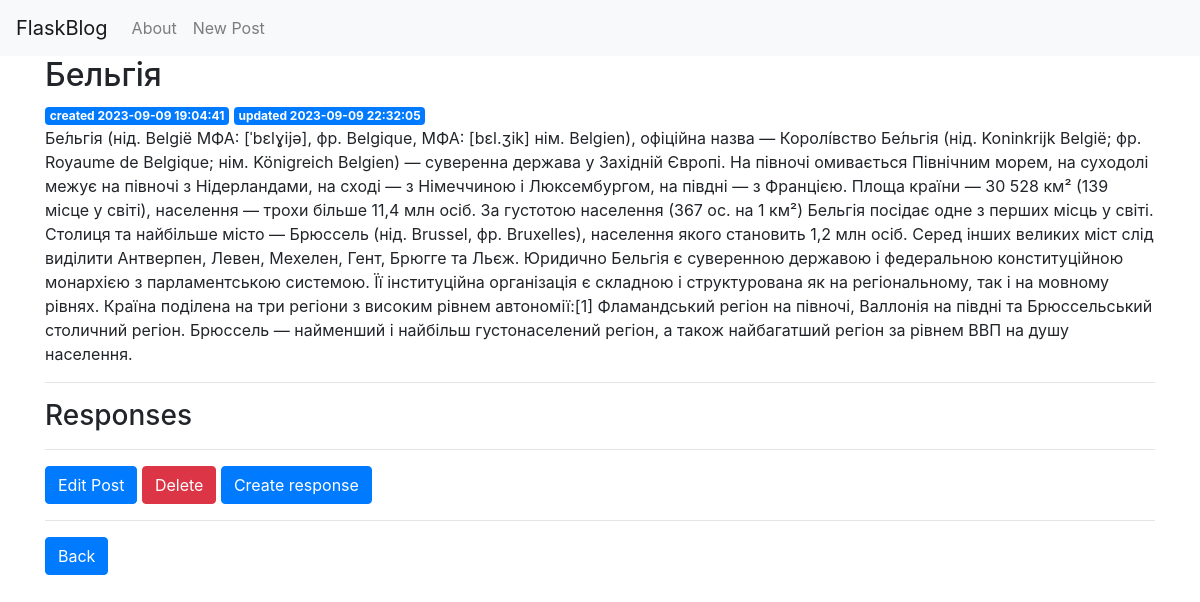
The page /5 on the database its author committed.
### tables this page shows
CREATE TABLE posts(
    id INTEGER PRIMARY KEY AUTOINCREMENT,
    created TIMESTAMP NOT NULL DEFAULT CURRENT_TIMESTAMP,
    title TEXT NOT NULL,
    content TEXT NOT NULL,
    updated TIMESTAMP NOT NULL DEFAULT CURRENT_TIMESTAMP
);

### app.py (the view)
@app.route("/<int:post_id>")
def post(post_id):
    responses = get_responses(post_id)
    post = get_post(post_id)
    return render_template("post.html", post=post, responses=responses)

### app.py (called while the page is built)
def get_db_connection():
    conn = sqlite3.connect("database.db")
    conn.row_factory = sqlite3.Row
    return conn

def get_post(post_id):
    conn = get_db_connection()
    post = conn.execute("SELECT * FROM posts WHERE id = ?", (post_id,)).fetchone()
    conn.close()
    if post is None:
        abort(404)
    return post

def get_responses(post_id):
    conn = get_db_connection()
    responses = conn.execute("SELECT * FROM response WHERE post_id = ?", (post_id,)).fetchall()
    conn.close()
    return responses

### templates/post.html (shortened to what this page needs)
{% extends 'base.html' %}
{% block content %}
    <h2>{% block title %} {{ post['title'] }} {% endblock %}</h2>
    <span class="badge badge-primary">created {{ post['created'] }}</span>
    <span class="badge badge-primary">updated {{ post['updated'] }}</span>
    <p>{{ post['content'] }}</p>
    <hr>
    <h3>Responses</h3>
    <hr>
    <a href="{{ url_for('edit', id=post['id']) }}" class="btn btn-primary">Edit Post</a>
    <form method="post" action="{{ url_for('delete', id=post['id']) }}" style="display: inline-block;">
        <button type="submit" class="btn btn-danger">Delete</button>
    </form>
    <a href="{{ url_for('created', id=post['id']) }}" class="btn btn-primary">Create response</a>
    <hr>
    <a href="{{ url_for('index') }}" class="btn btn-primary">Back</a>
{% endblock %}

### rows shown on the page
posts: title "Бельгія", created "2023-09-09 19:04:41", updated "2023-09-09 22:32:05", content "Бе́льгія (нід. België МФА: [ˈbɛlɣijə], фр. Belgique, МФА: [bɛl.ʒik] нім. Belgien), офіційна назва — Королі́вство Бе́льгія (нід. Koninkrijk België; фр. Royaume de Belgique; нім. Königreich Belgien) — суверенна держава у Західній Європі. На півночі омивається Північним морем, на суходолі межує на півночі з Нідерландами, на сході — з Німеччиною і Люксембургом, на півдні — з Францією. Площа країни — 30 528 км² (139 місце у світі), населення — трохи більше 11,4 млн осіб. За густотою населення (367 ос. на 1 км²) Бельгія посідає одне з перших місць у світі. Столиця та найбільше місто — Брюссель (нід. Brussel, фр. Bruxelles), населення якого становить 1,2 млн осіб. Серед інших великих міст слід…"
